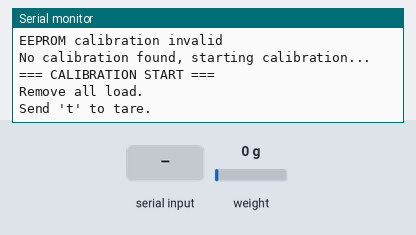
Simulated run of this program. Board: ESP32. On the bench: the last lines printed to the serial monitor. The inputs (shaded band) are chosen by the test bench; at power-on: weight on the scale 0 g. WiFi joins after 1.5 s; servers stay silent unless stated; EEPROM starts erased; no MQTT or app messages arrive unless stated.

Above: at 4.7 s.
4.8 s: "t90\n" received over Serial
At 6.1 s:
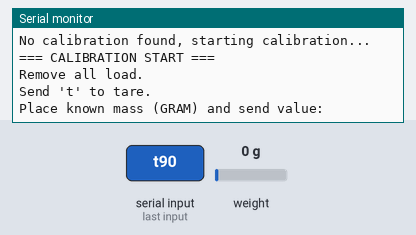
7.8 s: "y90\n" received over Serial
At 7.96 s:
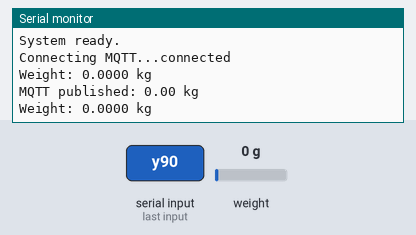
9.3 s: "t,45\n" received over Serial
10.8 s: "c90\n" received over Serial
At 11.9 s:
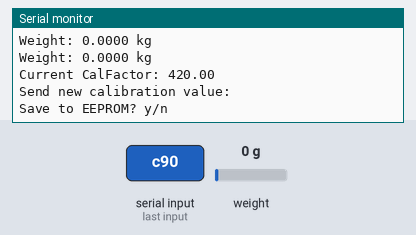
12.3 s: "y,45\n" received over Serial
At 12.51 s:
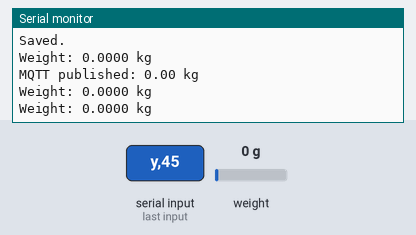
13.8 s: weight on the scale set to 100 g
At 14.31 s:
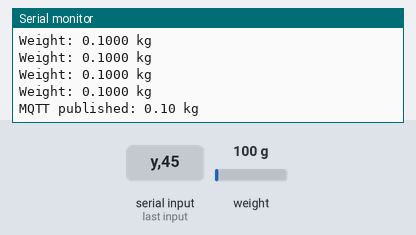

The program:

main.cpp
```cpp
#include <Arduino.h>
#include <HX711_ADC.h>
#include <WiFi.h>
#include <PubSubClient.h>

#if defined(ESP8266) || defined(ESP32)
#include <EEPROM.h>
#endif

const char* ssid = "your_ssid";                   // sesuaikan
const char* password = "your_wifi_password";      // sesuaikan

const char* mqtt_server = "ip_addr_or_domain";    // sesuaikan
const char* mqtt_topic  = "iot/sensor_berat";
const char* mqtt_username = "mqtt_username";      // sesuaikan
const char* mqtt_password = "mqtt_password";      // sesuaikan
const int   mqtt_port = 1883;

const int HX711_dout = 4;   // sesuaikan
const int HX711_sck  = 5;   // sesuaikan

HX711_ADC LoadCell(HX711_dout, HX711_sck);

const int calVal_eepromAdress = 0;
const float CALIBRATION_MAGIC = 12345.67;

struct CalibrationData {
  float magic;
  float calFactor;
};

const float GRAM_TO_KG = 0.001;

unsigned long t = 0;
unsigned long lastMqttPublish = 0;
const unsigned long mqttPublishInterval = 2000;

WiFiClient espClient;
PubSubClient client(espClient);

void setup_wifi();
void reconnect();
void publishWeight(float weightKg);

void calibrate();
void changeSavedCalFactor();
bool loadCalibrationFromEEPROM();

void setup() {
  Serial.begin(115200);
  setup_wifi();

  client.setServer(mqtt_server, mqtt_port);
  client.setBufferSize(64);

  LoadCell.begin();
  LoadCell.setReverseOutput();

  unsigned long stabilizingtime = 2000;
  boolean _tare = true;
  LoadCell.start(stabilizingtime, _tare);

  if (LoadCell.getTareTimeoutFlag() || LoadCell.getSignalTimeoutFlag()) {
    Serial.println("HX711 timeout, check wiring!");
    while (1);
  }

  bool calibrated = loadCalibrationFromEEPROM();
  if (!calibrated) {
    Serial.println("No calibration found, starting calibration...");
    calibrate();
  }

  Serial.println("System ready.");
}

void loop() {
  static boolean newDataReady = false;

  if (!client.connected()) reconnect();
  client.loop();

  if (LoadCell.update()) newDataReady = true;

  if (newDataReady) {
    float weightG = LoadCell.getData();
    float weightKg = weightG * GRAM_TO_KG;

    Serial.print("Weight: ");
    Serial.print(weightKg, 4);
    Serial.println(" kg");

    newDataReady = false;
    t = millis();
  }

  if (millis() - lastMqttPublish > mqttPublishInterval) {
    float weightKg = LoadCell.getData() * GRAM_TO_KG;
    publishWeight(weightKg);
    lastMqttPublish = millis();
  }

  if (Serial.available()) {
    char cmd = Serial.read();
    if (cmd == 't') LoadCell.tareNoDelay();
    else if (cmd == 'r') calibrate();
    else if (cmd == 'c') changeSavedCalFactor();
  }

  if (LoadCell.getTareStatus()) {
    Serial.println("Tare complete");
  }
}

bool loadCalibrationFromEEPROM() {
  CalibrationData data;

#if defined(ESP8266) || defined(ESP32)
  EEPROM.begin(512);
#endif
  EEPROM.get(calVal_eepromAdress, data);

  if (data.magic == CALIBRATION_MAGIC && data.calFactor != 0) {
    LoadCell.setCalFactor(data.calFactor);
    Serial.print("Calibration loaded: ");
    Serial.println(data.calFactor);
    return true;
  }

  Serial.println("EEPROM calibration invalid");
  return false;
}

void calibrate() {
  Serial.println("\n=== CALIBRATION START ===");
  Serial.println("Remove all load.");
  Serial.println("Send 't' to tare.");

  while (!LoadCell.getTareStatus()) {
    LoadCell.update();
    if (Serial.available() && Serial.read() == 't') {
      LoadCell.tareNoDelay();
    }
  }

  Serial.println("Place known mass (GRAM) and send value:");

  float known_mass = 0;
  while (known_mass == 0) {
    LoadCell.update();
    if (Serial.available()) {
      known_mass = Serial.parseFloat();
    }
  }

  LoadCell.refreshDataSet();
  float newCal = LoadCell.getNewCalibration(known_mass);

  Serial.print("New calibration factor: ");
  Serial.println(newCal);
  Serial.println("Save to EEPROM? y/n");

  while (true) {
    if (Serial.available()) {
      char c = Serial.read();
      if (c == 'y') {
        CalibrationData data = {CALIBRATION_MAGIC, newCal};
#if defined(ESP8266) || defined(ESP32)
        EEPROM.put(calVal_eepromAdress, data);
        EEPROM.commit();
#endif
        Serial.println("Calibration saved.");
        break;
      }
      if (c == 'n') {
        Serial.println("Calibration NOT saved.");
        break;
      }
    }
  }

  Serial.println("=== CALIBRATION END ===");
}

void changeSavedCalFactor() {
  Serial.print("Current CalFactor: ");
  Serial.println(LoadCell.getCalFactor());
  Serial.println("Send new calibration value:");

  float newCal = 0;
  while (newCal == 0) {
    if (Serial.available()) {
      newCal = Serial.parseFloat();
    }
  }

  LoadCell.setCalFactor(newCal);
  Serial.println("Save to EEPROM? y/n");

  while (true) {
    if (Serial.available()) {
      char c = Serial.read();
      if (c == 'y') {
        CalibrationData data = {CALIBRATION_MAGIC, newCal};
#if defined(ESP8266) || defined(ESP32)
        EEPROM.put(calVal_eepromAdress, data);
        EEPROM.commit();
#endif
        Serial.println("Saved.");
        break;
      }
      if (c == 'n') {
        Serial.println("Not saved.");
        break;
      }
    }
  }
}

void setup_wifi() {
  Serial.print("Connecting to WiFi");
  WiFi.begin(ssid, password);
  while (WiFi.status() != WL_CONNECTED) {
    delay(500);
    Serial.print(".");
  }
  Serial.println("\nWiFi connected");
}

void reconnect() {
  while (!client.connected()) {
    Serial.print("Connecting MQTT...");
    if (client.connect("HX711_Client", mqtt_username, mqtt_password)) {
      Serial.println("connected");
    } else {
      Serial.println("failed, retrying...");
      delay(5000);
    }
  }
}

void publishWeight(float weightKg) {
  char payload[16];
  snprintf(payload, sizeof(payload), "%.2f", weightKg);

  if (client.publish("iot/sensor_berat", payload, true)) {
    Serial.print("MQTT published: ");
    Serial.print(payload);
    Serial.println(" kg");
  } else {
    Serial.println("MQTT publish failed!");
  }
}
```

Measured:
- after the input at 4.8 s, the serial monitor: prints a new line at once (image 1)
- after the input at 7.8 s, the serial monitor: prints a new line at once (image 2)
- after the input at 10.8 s, the serial monitor: prints a new line at once (image 3)
- after the input at 12.3 s, the serial monitor: prints a new line at once (image 4)
- after the input at 13.8 s, the serial monitor: prints a new line at once (image 5)
